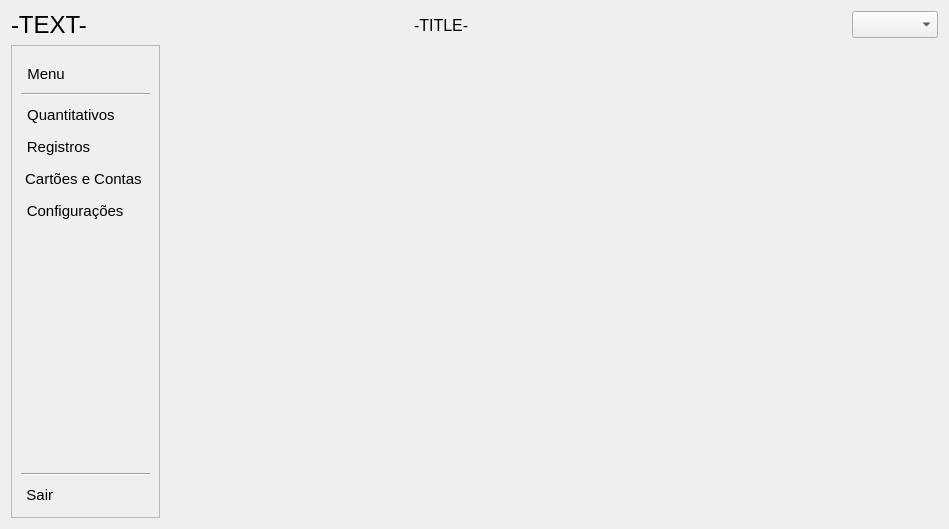
<?xml version="1.0" encoding="UTF-8"?>
<ui version="4.0">
 <class>MainPage</class>
 <widget class="QWidget" name="MainPage">
  <property name="geometry">
   <rect>
    <x>0</x>
    <y>0</y>
    <width>949</width>
    <height>529</height>
   </rect>
  </property>
  <property name="font">
   <font>
    <family>Segoe UI</family>
    <pointsize>12</pointsize>
   </font>
  </property>
  <property name="windowTitle">
   <string>Form</string>
  </property>
  <layout class="QGridLayout" name="mainLayout">
   <item row="0" column="0" colspan="2">
    <widget class="QWidget" name="widget" native="true">
     <layout class="QHBoxLayout" name="horizontalLayout">
      <property name="spacing">
       <number>5</number>
      </property>
      <property name="leftMargin">
       <number>0</number>
      </property>
      <property name="topMargin">
       <number>0</number>
      </property>
      <property name="rightMargin">
       <number>0</number>
      </property>
      <property name="bottomMargin">
       <number>0</number>
      </property>
      <item>
       <widget class="QLabel" name="lbTextUser">
        <property name="font">
         <font>
          <pointsize>18</pointsize>
         </font>
        </property>
        <property name="text">
         <string>-TEXT-</string>
        </property>
       </widget>
      </item>
      <item>
       <spacer name="horizontalSpacer_2">
        <property name="orientation">
         <enum>Qt::Horizontal</enum>
        </property>
        <property name="sizeHint" stdset="0">
         <size>
          <width>0</width>
          <height>20</height>
         </size>
        </property>
       </spacer>
      </item>
      <item>
       <widget class="QLabel" name="lbMainTitle">
        <property name="font">
         <font>
          <family>Segoe UI</family>
          <pointsize>12</pointsize>
         </font>
        </property>
        <property name="text">
         <string>-TITLE-</string>
        </property>
       </widget>
      </item>
      <item>
       <spacer name="horizontalSpacer">
        <property name="orientation">
         <enum>Qt::Horizontal</enum>
        </property>
        <property name="sizeHint" stdset="0">
         <size>
          <width>0</width>
          <height>20</height>
         </size>
        </property>
       </spacer>
      </item>
      <item>
       <widget class="QPushButton" name="btnNotificacoes">
        <property name="styleSheet">
         <string notr="true">background-color: transparent;</string>
        </property>
        <property name="text">
         <string/>
        </property>
        <property name="icon">
         <iconset resource="imgs/resource.qrc">
          <normaloff>:/root/icons/light_bell.svg</normaloff>:/root/icons/light_bell.svg</iconset>
        </property>
        <property name="iconSize">
         <size>
          <width>25</width>
          <height>25</height>
         </size>
        </property>
        <property name="flat">
         <bool>true</bool>
        </property>
       </widget>
      </item>
      <item>
       <widget class="QComboBox" name="cbProfile">
        <property name="font">
         <font>
          <pointsize>12</pointsize>
         </font>
        </property>
       </widget>
      </item>
     </layout>
    </widget>
   </item>
   <item row="1" column="0">
    <widget class="QFrame" name="frameNav">
     <property name="sizePolicy">
      <sizepolicy hsizetype="Fixed" vsizetype="Preferred">
       <horstretch>0</horstretch>
       <verstretch>0</verstretch>
      </sizepolicy>
     </property>
     <property name="font">
      <font>
       <pointsize>11</pointsize>
      </font>
     </property>
     <property name="styleSheet">
      <string notr="true"/>
     </property>
     <property name="frameShape">
      <enum>QFrame::StyledPanel</enum>
     </property>
     <property name="frameShadow">
      <enum>QFrame::Raised</enum>
     </property>
     <layout class="QVBoxLayout" name="frameLayout">
      <item>
       <widget class="QWidget" name="widget_2" native="true">
        <layout class="QHBoxLayout" name="horizontalLayout_2">
         <property name="spacing">
          <number>0</number>
         </property>
         <property name="leftMargin">
          <number>0</number>
         </property>
         <property name="topMargin">
          <number>0</number>
         </property>
         <property name="rightMargin">
          <number>0</number>
         </property>
         <property name="bottomMargin">
          <number>0</number>
         </property>
        </layout>
       </widget>
      </item>
      <item>
       <widget class="QPushButton" name="btnNav">
        <property name="font">
         <font>
          <family>Segoe UI</family>
          <pointsize>11</pointsize>
         </font>
        </property>
        <property name="cursor">
         <cursorShape>PointingHandCursor</cursorShape>
        </property>
        <property name="toolTip">
         <string>Menu</string>
        </property>
        <property name="text">
         <string>Menu                   </string>
        </property>
        <property name="icon">
         <iconset resource="imgs/resource.qrc">
          <normaloff>:/root/icons/light_bars-solid-full.svg</normaloff>:/root/icons/light_bars-solid-full.svg</iconset>
        </property>
        <property name="iconSize">
         <size>
          <width>25</width>
          <height>25</height>
         </size>
        </property>
        <property name="flat">
         <bool>true</bool>
        </property>
       </widget>
      </item>
      <item>
       <widget class="Line" name="line_2">
        <property name="orientation">
         <enum>Qt::Horizontal</enum>
        </property>
       </widget>
      </item>
      <item>
       <widget class="QPushButton" name="btnQuantitativos">
        <property name="font">
         <font>
          <family>Segoe UI</family>
          <pointsize>11</pointsize>
         </font>
        </property>
        <property name="cursor">
         <cursorShape>PointingHandCursor</cursorShape>
        </property>
        <property name="toolTip">
         <string>Quantitativos</string>
        </property>
        <property name="text">
         <string>Quantitativos       </string>
        </property>
        <property name="icon">
         <iconset resource="imgs/resource.qrc">
          <normaloff>:/root/icons/light_pie-chart.svg</normaloff>:/root/icons/light_pie-chart.svg</iconset>
        </property>
        <property name="iconSize">
         <size>
          <width>25</width>
          <height>25</height>
         </size>
        </property>
        <property name="checkable">
         <bool>true</bool>
        </property>
        <property name="flat">
         <bool>true</bool>
        </property>
       </widget>
      </item>
      <item>
       <widget class="QPushButton" name="btnRegs">
        <property name="font">
         <font>
          <family>Segoe UI</family>
          <pointsize>11</pointsize>
         </font>
        </property>
        <property name="cursor">
         <cursorShape>PointingHandCursor</cursorShape>
        </property>
        <property name="toolTip">
         <string>Registros</string>
        </property>
        <property name="text">
         <string>Registros             </string>
        </property>
        <property name="icon">
         <iconset resource="imgs/resource.qrc">
          <normaloff>:/root/icons/light_list.svg</normaloff>:/root/icons/light_list.svg</iconset>
        </property>
        <property name="iconSize">
         <size>
          <width>25</width>
          <height>25</height>
         </size>
        </property>
        <property name="checkable">
         <bool>true</bool>
        </property>
        <property name="flat">
         <bool>true</bool>
        </property>
       </widget>
      </item>
      <item>
       <widget class="QPushButton" name="btnCartoes">
        <property name="font">
         <font>
          <family>Segoe UI</family>
          <pointsize>11</pointsize>
         </font>
        </property>
        <property name="cursor">
         <cursorShape>PointingHandCursor</cursorShape>
        </property>
        <property name="toolTip">
         <string>Cartões e Contas</string>
        </property>
        <property name="text">
         <string>Cartões e Contas </string>
        </property>
        <property name="icon">
         <iconset resource="imgs/resource.qrc">
          <normaloff>:/root/icons/light_credit-card.svg</normaloff>:/root/icons/light_credit-card.svg</iconset>
        </property>
        <property name="iconSize">
         <size>
          <width>25</width>
          <height>25</height>
         </size>
        </property>
        <property name="checkable">
         <bool>true</bool>
        </property>
        <property name="flat">
         <bool>true</bool>
        </property>
       </widget>
      </item>
      <item>
       <widget class="QPushButton" name="btnConfig">
        <property name="font">
         <font>
          <family>Segoe UI</family>
          <pointsize>11</pointsize>
         </font>
        </property>
        <property name="cursor">
         <cursorShape>PointingHandCursor</cursorShape>
        </property>
        <property name="toolTip">
         <string>Configurações</string>
        </property>
        <property name="styleSheet">
         <string notr="true"/>
        </property>
        <property name="text">
         <string>Configurações     </string>
        </property>
        <property name="icon">
         <iconset resource="imgs/resource.qrc">
          <normaloff>:/root/icons/light_settings.svg</normaloff>:/root/icons/light_settings.svg</iconset>
        </property>
        <property name="iconSize">
         <size>
          <width>25</width>
          <height>25</height>
         </size>
        </property>
        <property name="checkable">
         <bool>true</bool>
        </property>
        <property name="flat">
         <bool>true</bool>
        </property>
       </widget>
      </item>
      <item>
       <spacer name="verticalSpacer">
        <property name="orientation">
         <enum>Qt::Vertical</enum>
        </property>
        <property name="sizeHint" stdset="0">
         <size>
          <width>20</width>
          <height>0</height>
         </size>
        </property>
       </spacer>
      </item>
      <item>
       <widget class="Line" name="line">
        <property name="orientation">
         <enum>Qt::Horizontal</enum>
        </property>
       </widget>
      </item>
      <item>
       <widget class="QPushButton" name="btnSair">
        <property name="font">
         <font>
          <family>Segoe UI</family>
          <pointsize>11</pointsize>
         </font>
        </property>
        <property name="cursor">
         <cursorShape>PointingHandCursor</cursorShape>
        </property>
        <property name="toolTip">
         <string>Sair</string>
        </property>
        <property name="styleSheet">
         <string notr="true"/>
        </property>
        <property name="text">
         <string>Sair                      </string>
        </property>
        <property name="icon">
         <iconset resource="imgs/resource.qrc">
          <normaloff>:/root/icons/light_log-out.svg</normaloff>:/root/icons/light_log-out.svg</iconset>
        </property>
        <property name="iconSize">
         <size>
          <width>25</width>
          <height>25</height>
         </size>
        </property>
        <property name="flat">
         <bool>true</bool>
        </property>
       </widget>
      </item>
     </layout>
    </widget>
   </item>
   <item row="1" column="1">
    <widget class="QWidget" name="widContent" native="true"/>
   </item>
  </layout>
 </widget>
 <resources>
  <include location="imgs/resource.qrc"/>
 </resources>
 <connections/>
</ui>
